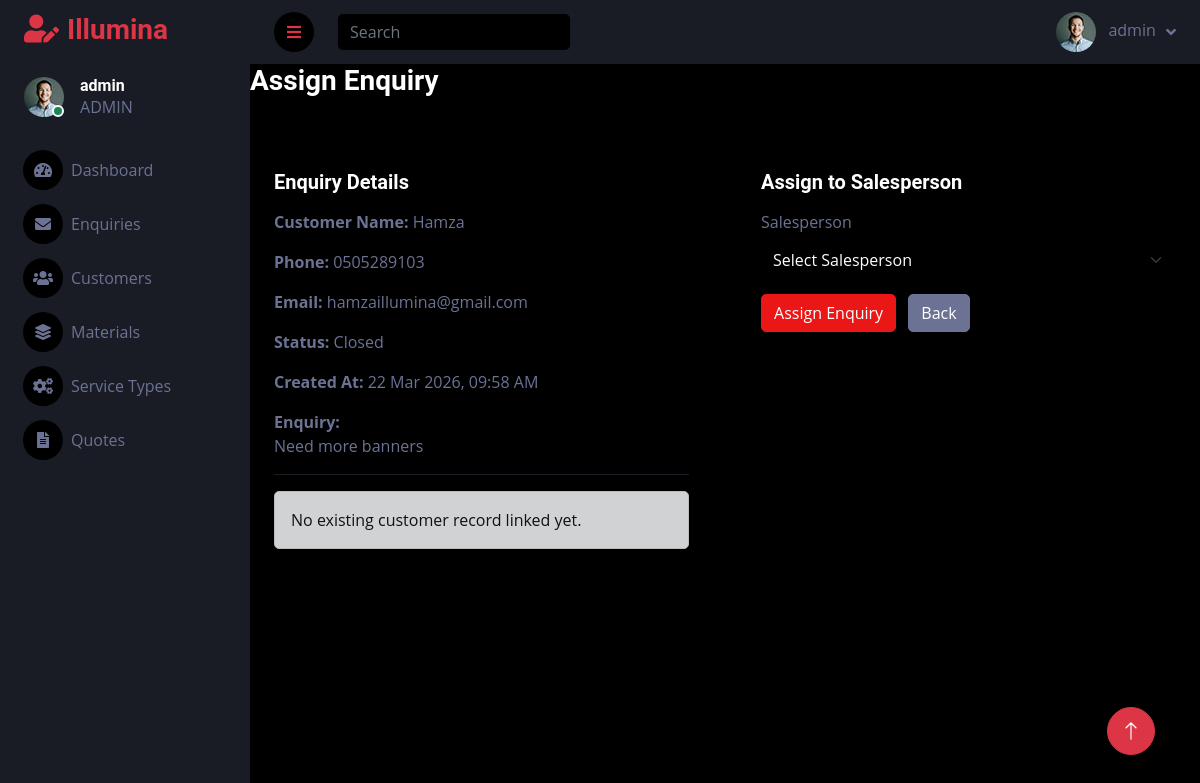
/customers/enquiries/11/assign/ (signed in), run on the app's committed database.
### accounts/models.py (models this page shows)
class CustomUser(AbstractUser):
    ADMIN = "ADMIN"
    SALESPERSON = "SALESPERSON"
    ROLE_CHOICES = [
        (ADMIN, "Admin"),
        (SALESPERSON, "Salesperson"),
    ]
    email = models.EmailField(unique=True)
    role = models.CharField(max_length=20, choices=ROLE_CHOICES,
                            default=SALESPERSON)
    def __str__(self):
        return f"{self.username} ({self.role})"

### customers/models.py (models this page shows, shortened)
class Enquiry(models.Model):
    NEW = "NEW"
    ASSIGNED = "ASSIGNED"
    CLOSED = "CLOSED"
    STATUS_CHOICES = [
        (NEW, "New"),
        (ASSIGNED, "Assigned"),
        (CLOSED, "Closed"),
    ]
    customer_name = models.CharField(max_length=150)
    phone = models.CharField(max_length=20)
    email = models.EmailField(blank=True)
    message = models.TextField()
    customer = models.ForeignKey(
        Customer,
        on_delete=models.SET_NULL,
        null=True,
        blank=True,
        related_name="enquiries"
    )
    assigned_to = models.ForeignKey(
        settings.AUTH_USER_MODEL,
        on_delete=models.SET_NULL,
        null=True,
        blank=True,
        related_name="assigned_enquiries"
    )
    status = models.CharField(
        max_length=20,
        choices=STATUS_CHOICES,
        default=NEW
    )
    created_at = models.DateTimeField(auto_now_add=True)
    class Meta:
        ordering = ["-created_at"]
        verbose_name_plural = "Enquiries"

### customers/views.py (the view, shortened to what this page needs)
# urls.py: path("enquiries/<int:pk>/assign/", views.EnquiryAssignView.as_view(), name="enquiry_assign"),
@method_decorator(login_required, name="dispatch")
class EnquiryAssignView(View):
    def get(self, request, pk):
        if request.user.role != CustomUser.ADMIN:
            return redirect("core:home")
        enquiry = get_object_or_404(
            Enquiry.objects.select_related("customer", "customer__account_manager"),
            pk=pk
        )
        form_instance = EnquiryAssignForm(instance=enquiry)
        return render(
            request,
            "customers/enquiry_assign.html",
            {"form": form_instance, "enquiry": enquiry}
        )

### customers/forms.py
class EnquiryAssignForm(forms.ModelForm):
    class Meta:
        model = Enquiry
        fields = ["assigned_to"]
        widgets = {
            "assigned_to": forms.Select(attrs={"class": "form-select bg-dark text-white border-0"}),
        }
    def __init__(self, *args, **kwargs):
        super().__init__(*args, **kwargs)
        self.fields["assigned_to"].queryset = CustomUser.objects.filter(
            role=CustomUser.SALESPERSON
        )
        self.fields["assigned_to"].empty_label = "Select Salesperson"

### templates/customers/enquiry_assign.html (shortened to what this page needs)
{% extends "dashboard/base_dashboard.html" %}
{% block content %}
<div class="row g-4">
    <div class="col-12">
        <h3 class="mb-4">Assign Enquiry</h3>
    </div>
    <div class="col-lg-6">
        <div class="bg-dark rounded p-4 h-100">
            <h5 class="mb-3">Enquiry Details</h5>
            <p><strong>Customer Name:</strong> {{ enquiry.customer_name }}</p>
            <p><strong>Phone:</strong> {{ enquiry.phone }}</p>
            <p><strong>Email:</strong> {{ enquiry.email|default:"-" }}</p>
            <p><strong>Status:</strong> {{ enquiry.get_status_display }}</p>
            <p><strong>Created At:</strong> {{ enquiry.created_at|date:"d M Y, h:i A" }}</p>
            <p><strong>Enquiry:</strong><br>{{ enquiry.message }}</p>
            <hr>
            {% if enquiry.customer %}
                <div class="alert alert-warning mb-0">
                    <strong>Existing customer found.</strong><br>
                    Name: {{ enquiry.customer.name }}<br>
                    {% if enquiry.customer.account_manager %}
                        Current Account Manager: {{ enquiry.customer.account_manager }}
                    {% else %}
                        Current Account Manager: Not assigned
                    {% endif %}
                </div>
            {% else %}
                <div class="alert alert-secondary mb-0">
                    No existing customer record linked yet.
                </div>
            {% endif %}
        </div>
    </div>
    <div class="col-lg-6">
        <div class="bg-dark rounded p-4 h-100">
            <h5 class="mb-3">Assign to Salesperson</h5>
            <form method="post">
                <div class="mb-3">
                    <label for="{{ form.assigned_to.id_for_label }}" class="form-label">Salesperson</label>
                    {{ form.assigned_to }}
                </div>
                <button type="submit" class="btn btn-primary">
                    Assign Enquiry
                </button>
                <a href="{% url 'customers:enquiry_list' %}" class="btn btn-light ms-2">
                    Back
                </a>
            </form>
        </div>
    </div>
</div>
{% endblock %}

### templates/dashboard/base_dashboard.html (shortened to what this page needs)
{% load static %}
<!DOCTYPE html>
<html lang="en">
<head>
    <link href="https://cdnjs.cloudflare.com/ajax/libs/font-awesome/5.10.0/css/all.min.css" rel="stylesheet">
    <link href="https://cdn.jsdelivr.net/npm/bootstrap-icons@1.4.1/font/bootstrap-icons.css" rel="stylesheet">
    <link href="{% static 'dashboard/lib/owlcarousel/assets/owl.carousel.min.css' %}" rel="stylesheet">
    <link href="{% static 'dashboard/lib/tempusdominus/css/tempusdominus-bootstrap-4.min.css' %}" rel="stylesheet">
    <link href="{% static 'dashboard/css/bootstrap.min.css' %}" rel="stylesheet">
    <link href="{% static 'dashboard/css/style.css' %}" rel="stylesheet">
</head>
<body>
    <div class="container-fluid position-relative bg-dark d-flex p-0">
        <div class="sidebar pe-4 pb-3">
            <nav class="navbar bg-secondary navbar-dark">
                <a href="{% if request.user.role == 'ADMIN' %}{% url 'accounts:admindashboard' %}{% else %}{% url 'accounts:salesdashboard' %}{% endif %}"
                   class="navbar-brand mx-4 mb-3">
                    <h3 class="text-danger">
                        <i class="fa fa-user-edit me-2"></i>Illumina
                    </h3>
                </a>
                <div class="d-flex align-items-center ms-4 mb-4">
                    <div class="position-relative">
                        <img class="rounded-circle"
                             src="{% static 'dashboard/img/user.jpg' %}"
                             alt=""
                             style="width: 40px; height: 40px;">
                        <div class="bg-success rounded-circle border border-2 border-white position-absolute end-0 bottom-0 p-1"></div>
                    </div>
                    <div class="ms-3">
                        <h6 class="mb-0">{{ request.user.username }}</h6>
                        <span>{{ request.user.role }}</span>
                    </div>
                </div>
                <div class="navbar-nav w-100">
                    {% if request.user.role == "ADMIN" %}
                        <a href="{% url 'accounts:admindashboard' %}" class="nav-item nav-link">
                            <i class="fa fa-tachometer-alt me-2"></i>Dashboard
                        </a>
                        <a href="{% url 'customers:enquiry_list' %}" class="nav-item nav-link">
                            <i class="fa fa-envelope me-2"></i>Enquiries
                        </a>
                        <a href="{% url 'customers:admin_customer_list' %}" class="nav-item nav-link">
                            <i class="fa fa-users me-2"></i>Customers
                        </a>
                        <a href="{% url 'masterdata:material_list' %}" class="nav-item nav-link">
                            <i class="fa fa-layer-group me-2"></i>Materials
                        </a>
                        <a href="{% url 'masterdata:service_type_list' %}" class="nav-item nav-link">
                            <i class="fa fa-cogs me-2"></i>Service Types
                        </a>
                        <a href="{% url 'quotes:quote_list' %}" class="nav-item nav-link">
                            <i class="fa fa-file-alt me-2"></i>Quotes
                        </a>
                    {% endif %}
                </div>
            </nav>
        </div>
        <div class="content">
            <nav class="navbar navbar-expand bg-secondary navbar-dark sticky-top px-4 py-0">
                <a href="#" class="sidebar-toggler flex-shrink-0">
                    <i class="fa fa-bars text-danger"></i>
                </a>
                <form class="d-none d-md-flex ms-4">
                    <input class="form-control bg-dark border-0 text-white" type="search" placeholder="Search">
                </form>
                <div class="navbar-nav align-items-center ms-auto">
                    <div class="nav-item dropdown">
                        <a href="#" class="nav-link dropdown-toggle" data-bs-toggle="dropdown">
                            <img class="rounded-circle me-lg-2"
                                 src="{% static 'dashboard/img/user.jpg' %}"
                                 alt=""
                                 style="width: 40px; height: 40px;">
                            <span class="d-none d-lg-inline-flex">{{ request.user.username }}</span>
                        </a>
                    </div>
                </div>
            </nav>
            {% block content %}
            {% endblock %}
        </div>
        <a href="#" class="btn btn-lg btn-danger btn-lg-square back-to-top">
            <i class="bi bi-arrow-up"></i>
        </a>
    </div>
</body>
</html>

### static/dashboard/css/style.css (style rules this page uses)
:root { --primary: #EB1616; --secondary: #191C24; --light: #6C7293; --dark: #000000; }
.back-to-top { position: fixed; display: none; right: 45px; bottom: 45px; z-index: 99; }
.btn { transition: .5s; }
.btn-lg-square { width: 48px; height: 48px; }
.btn-square, .btn-sm-square, .btn-lg-square { padding: 0; display: inline-flex; align-items: center; justify-content: center; font-weight: normal; border-radius: 50px; }
.sidebar { position: fixed; top: 0; left: 0; bottom: 0; width: 250px; height: 100vh; overflow-y: auto; background: var(--secondary); transition: 0.5s; z-index: 999; }
.content { margin-left: 250px; min-height: 100vh; background: var(--dark); transition: 0.5s; }
@media (min-width: 992px) { .sidebar { margin-left: 0; } }
@media (min-width: 992px) { .content { width: calc(100% - 250px); } }
.sidebar .navbar .navbar-nav .nav-link { padding: 7px 20px; color: var(--light); font-weight: 500; border-left: 3px solid var(--secondary); border-radius: 0 30px 30px 0; outline: none; }
.sidebar .navbar .navbar-nav .nav-link i { width: 40px; height: 40px; display: inline-flex; align-items: center; justify-content: center; background: var(--dark); border-radius: 40px; }
.content .navbar .navbar-nav .nav-link { margin-left: 25px; padding: 12px 0; color: var(--light); outline: none; }
.content .navbar .sidebar-toggler, .content .navbar .navbar-nav .nav-link i { width: 40px; height: 40px; display: inline-flex; align-items: center; justify-content: center; background: var(--dark); border-radius: 40px; }
.content .navbar .dropdown-toggle::after { margin-left: 6px; vertical-align: middle; border: none; content: "\f107"; font-family: "Font Awesome 5 Free"; font-weight: 900; transition: .5s; }

### data on the page
CustomUser: user.username "admin", user.role "ADMIN"
Enquiry: customer_name "Hamza", phone "0505289103", email "hamzaillumina@gmail.com", status "Closed", created_at "22 Mar 2026, 09:58 AM", message "Need more banners", assigned_to "Select Salesperson"
